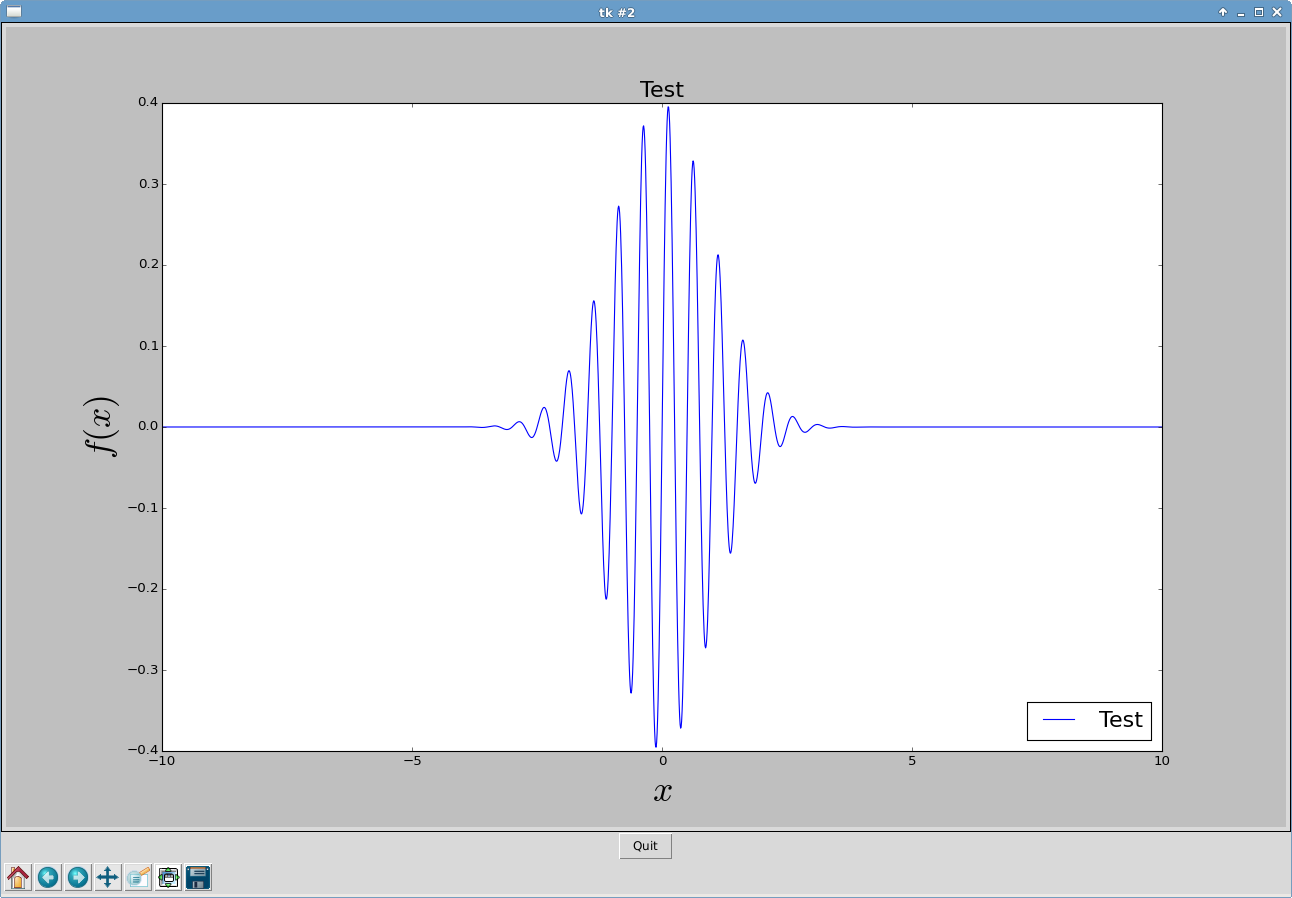

Generate this figure with Python:
#!/usr/bin/env python3
# -*- coding: utf-8 -*-

# Copyright (c) 2012 Jérémie DECOCK (http://www.jdhp.org)

# Permission is hereby granted, free of charge, to any person obtaining a copy
# of this software and associated documentation files (the "Software"), to deal
# in the Software without restriction, including without limitation the rights
# to use, copy, modify, merge, publish, distribute, sublicense, and/or sell
# copies of the Software, and to permit persons to whom the Software is
# furnished to do so, subject to the following conditions:

# The above copyright notice and this permission notice shall be included in
# all copies or substantial portions of the Software.
 
# THE SOFTWARE IS PROVIDED "AS IS", WITHOUT WARRANTY OF ANY KIND, EXPRESS OR
# IMPLIED, INCLUDING BUT NOT LIMITED TO THE WARRANTIES OF MERCHANTABILITY,
# FITNESS FOR A PARTICULAR PURPOSE AND NONINFRINGEMENT. IN NO EVENT SHALL THE
# AUTHORS OR COPYRIGHT HOLDERS BE LIABLE FOR ANY CLAIM, DAMAGES OR OTHER
# LIABILITY, WHETHER IN AN ACTION OF CONTRACT, TORT OR OTHERWISE, ARISING FROM,
# OUT OF OR IN CONNECTION WITH THE SOFTWARE OR THE USE OR OTHER DEALINGS IN
# THE SOFTWARE.

# See: http://matplotlib.sourceforge.net/examples/user_interfaces/embedding_in_tk.html
#      http://matplotlib.sourceforge.net/examples/user_interfaces/embedding_in_tk2.html
#      http://stackoverflow.com/questions/18675266/how-to-make-matplotlibpyplot-resizeable-with-the-tkinter-window-in-python

import matplotlib
matplotlib.use('TkAgg')

import math
import numpy as np
import matplotlib.pyplot as plt

from matplotlib.backends.backend_tkagg import FigureCanvasTkAgg, NavigationToolbar2TkAgg
# implement the default mpl key bindings
from matplotlib.backend_bases import key_press_handler

import tkinter as tk


def main():

    # MATPLOTLIB

    x_vec = np.arange(-10, 10, 0.01)
    y_vec = np.sin(2 * 2 * np.pi * x_vec) * 1/np.sqrt(2*np.pi) * np.exp(-(x_vec**2)/2)

    fig = plt.figure(figsize=(16.0, 10.0))
    ax = fig.add_subplot(111)
    ax.plot(x_vec, y_vec, "-", label="Test")

    # Title and labels
    ax.set_title(r"Test", fontsize=20)
    ax.set_xlabel(r"$x$", fontsize=32)
    ax.set_ylabel(r"$f(x)$", fontsize=32)

    # Legend
    ax.legend(loc='lower right', fontsize=20)


    # TKINTER

    root = tk.Tk()

    canvas = FigureCanvasTkAgg(fig, master=root)
    canvas.get_tk_widget().pack(fill=tk.BOTH, expand=1)

    toolbar = NavigationToolbar2TkAgg( canvas, root )
    toolbar.update()
    canvas._tkcanvas.pack(side=tk.TOP, fill=tk.BOTH, expand=1)

    def on_key_event(event):
        print('you pressed %s'%event.key)
        key_press_handler(event, canvas, toolbar)

    canvas.mpl_connect('key_press_event', on_key_event)

    def _quit():
        root.quit()     # stops mainloop
        root.destroy()  # this is necessary on Windows to prevent
                        # Fatal Python Error: PyEval_RestoreThread: NULL tstate

    button = tk.Button(master=root, text='Quit', command=_quit)
    button.pack(side=tk.BOTTOM)

    # Add a callback on WM_DELETE_WINDOW event
    root.protocol("WM_DELETE_WINDOW", _quit)

    root.mainloop()

if __name__ == "__main__":
    main()
